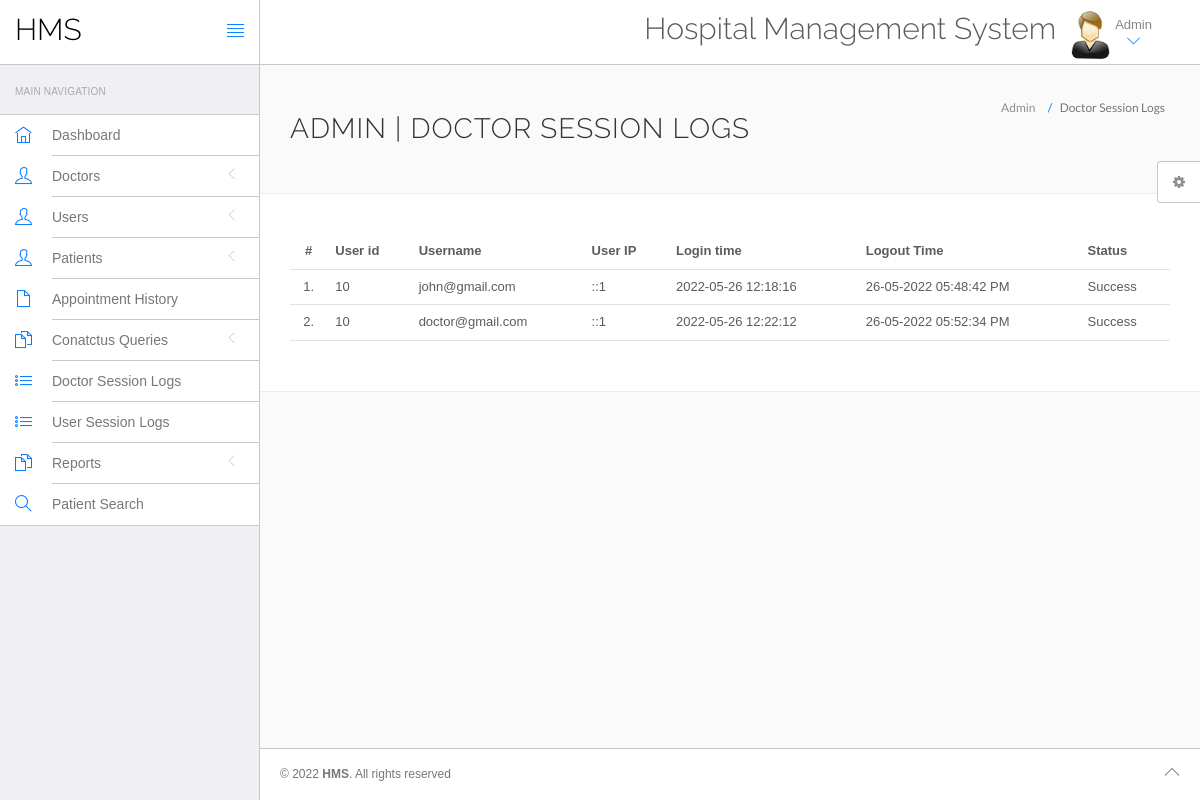
Page /hospital/hms/admin/doctor-logs.php (signed in) on the committed database.
### tables this page shows
CREATE TABLE `doctorslog` (
  `id` int(11) NOT NULL,
  `uid` int(11) DEFAULT NULL,
  `username` varchar(255) DEFAULT NULL,
  `userip` binary(16) DEFAULT NULL,
  `loginTime` timestamp NULL DEFAULT CURRENT_TIMESTAMP,
  `logout` varchar(255) DEFAULT NULL,
  `status` int(11) DEFAULT NULL
);

### hospital/hms/admin/doctor-logs.php (the view, shortened to what this page needs)
<?php
include('include/config.php');
?>
<!DOCTYPE html>
<html lang="en">
	<head>
		<link rel="stylesheet" href="vendor/bootstrap/css/bootstrap.min.css">
		<link rel="stylesheet" href="vendor/fontawesome/css/font-awesome.min.css">
		<link rel="stylesheet" href="vendor/themify-icons/themify-icons.min.css">
		<link href="vendor/animate.css/animate.min.css" rel="stylesheet" media="screen">
		<link href="vendor/perfect-scrollbar/perfect-scrollbar.min.css" rel="stylesheet" media="screen">
		<link href="vendor/switchery/switchery.min.css" rel="stylesheet" media="screen">
		<link href="vendor/bootstrap-touchspin/jquery.bootstrap-touchspin.min.css" rel="stylesheet" media="screen">
		<link href="vendor/select2/select2.min.css" rel="stylesheet" media="screen">
		<link href="vendor/bootstrap-datepicker/bootstrap-datepicker3.standalone.min.css" rel="stylesheet" media="screen">
		<link href="vendor/bootstrap-timepicker/bootstrap-timepicker.min.css" rel="stylesheet" media="screen">
		<link rel="stylesheet" href="assets/css/styles.css">
		<link rel="stylesheet" href="assets/css/plugins.css">
		<link rel="stylesheet" href="assets/css/themes/theme-1.css" id="skin_color" />
	</head>
	<body>
		<div id="app">
<?php include('include/sidebar.php');?>
			<div class="app-content">
					<?php include('include/header.php');?>
				<div class="main-content" >
					<div class="wrap-content container" id="container">
						<section id="page-title">
							<div class="row">
								<div class="col-sm-8">
									<h1 class="mainTitle">Admin  | Doctor Session Logs</h1>
																	</div>
								<ol class="breadcrumb">
									<li>
										<span>Admin </span>
									</li>
									<li class="active">
										<span>Doctor Session Logs</span>
									</li>
								</ol>
							</div>
						</section>
						<div class="container-fluid container-fullw bg-white">
									<div class="row">
								<div class="col-md-12">
									<table class="table table-hover" id="sample-table-1">
										<thead>
											<tr>
												<th class="center">#</th>
												<th class="hidden-xs">User id</th>
												<th>Username</th>
												<th>User IP</th>
												<th>Login time</th>
												<th>Logout Time </th>
												<th> Status </th>
											</tr>
										</thead>
										<tbody>
<?php
$sql=mysqli_query($con,"select * from doctorslog ");
$cnt=1;
while($row=mysqli_fetch_array($sql))
{
?>
											<tr>
												<td class="center"><?php echo $cnt;?>.</td>
												<td class="hidden-xs"><?php echo $row['uid'];?></td>
												<td class="hidden-xs"><?php echo $row['username'];?></td>
												<td><?php echo $row['userip'];?></td>
												<td><?php echo $row['loginTime'];?></td>
												<td><?php echo $row['logout'];?>
												</td>
												<td>
<?php if($row['status']==1)
{
	echo "Success";
}
else
{
	echo "Failed";
}?>
</td>
											</tr>
											<?php
$cnt=$cnt+1;
											 }?>
										</tbody>
									</table>
								</div>
							</div>
								</div>
					</div>
				</div>
			</div>
	<?php include('include/footer.php');?>
	<?php include('include/setting.php');?>
		</div>
	</body>
</html>

### hospital/hms/admin/assets/css/themes/theme-1.css (style rules this page uses)
body { background: #FAFAFA; }

### rows in the picture
doctorslog: uid "10", username "john@gmail.com", userip "::1", loginTime "2022-05-26 12:18:16", logout "26-05-2022 05:48:42 PM", status "Success"
doctorslog: uid "10", username "doctor@gmail.com", userip "::1", loginTime "2022-05-26 12:22:12", logout "26-05-2022 05:52:34 PM", status "Success"
